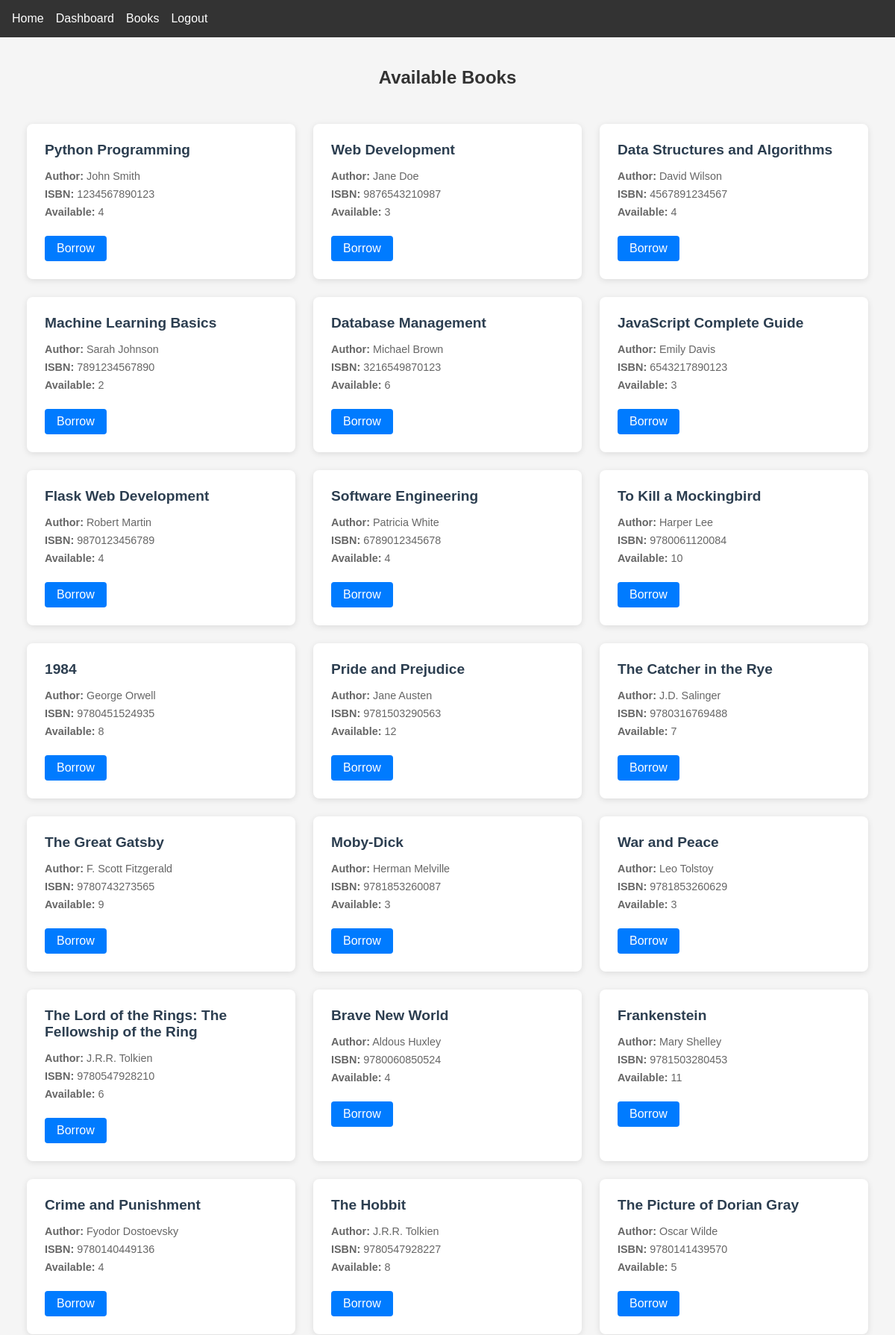
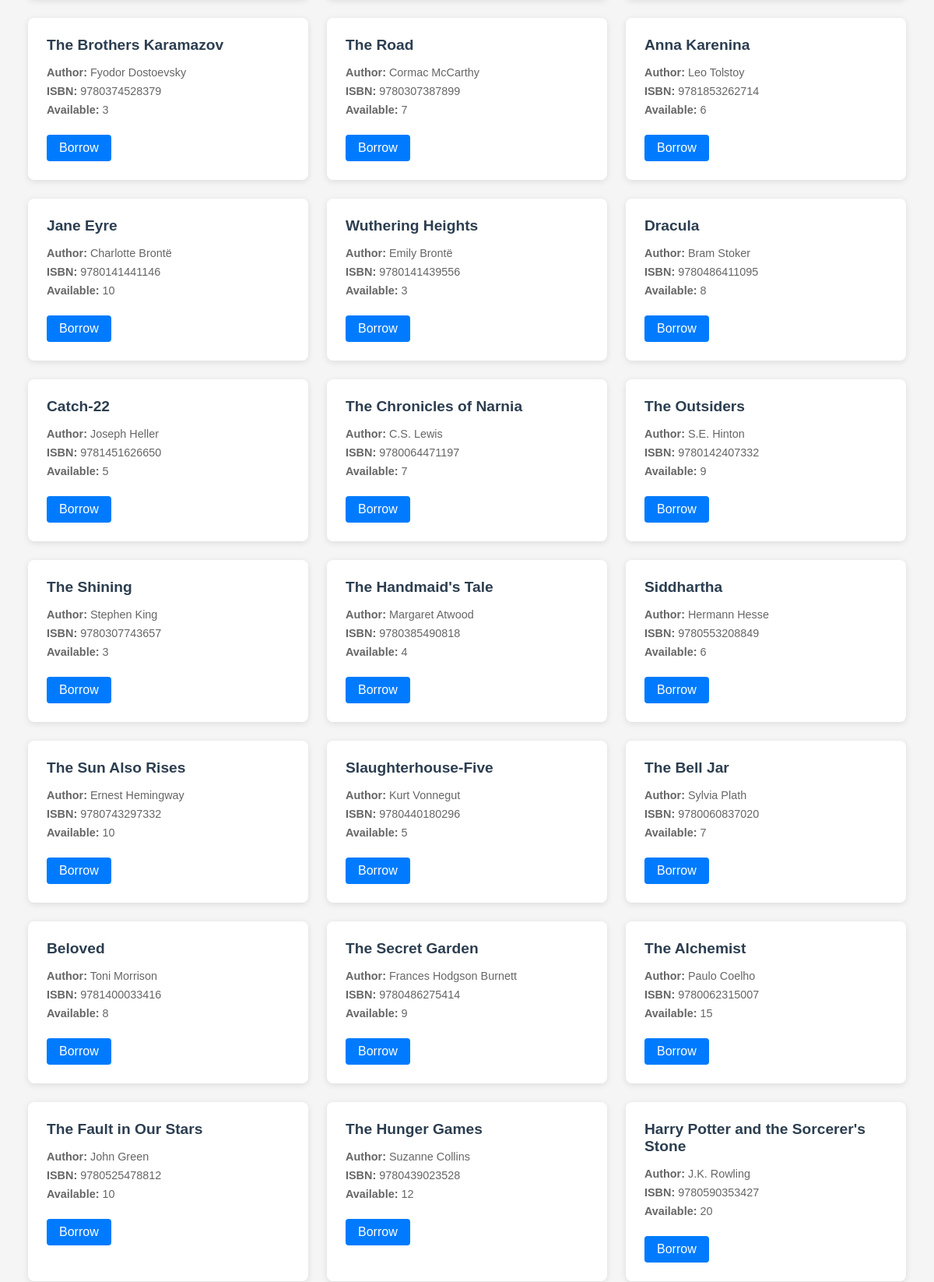
/books (signed in, upper part), run on the app's committed database (2 pictures, top to bottom).
### models.py (models this page shows)
class Book(db.Model):
    id = db.Column(db.Integer, primary_key=True)
    title = db.Column(db.String(200), nullable=False)
    author = db.Column(db.String(100), nullable=False)
    isbn = db.Column(db.String(13), unique=True, nullable=False)
    quantity = db.Column(db.Integer, default=1)
    borrows = db.relationship('Borrow', backref='book', lazy=True)

### app.py (the view)
@app.route('/books')
@login_required
def books():
    books = Book.query.all()
    return render_template('books.html', books=books)

### app.py (called while the page is built)
@login_manager.user_loader
def load_user(user_id):
    return User.query.get(int(user_id))

### templates/books.html
{% extends "base.html" %}
{% block content %}
<div class="books">
    <h2>Available Books</h2>
    <div class="books-grid">
        {% for book in books %}
        <div class="book-card">
            <h3>{{ book.title }}</h3>
            <p><strong>Author:</strong> {{ book.author }}</p>
            <p><strong>ISBN:</strong> {{ book.isbn }}</p>
            <p><strong>Available:</strong> {{ book.quantity }}</p>
            {% if book.quantity > 0 %}
            <a href="{{ url_for('borrow_book', book_id=book.id) }}" class="button">Borrow</a>
            {% else %}
            <button disabled>Not Available</button>
            {% endif %}
        </div>
        {% endfor %}
    </div>
</div>
{% endblock %}

### static/css/style.css (style rules this page uses)
body { font-family: Arial, sans-serif; margin: 0; padding: 0; background-color: #f5f5f5; }
.books-grid { display: grid; grid-template-columns: repeat(auto-fill, minmax(250px, 1fr)); gap: 1rem; padding: 1rem; }
.book-card { background-color: white; padding: 1rem; border-radius: 5px; box-shadow: 0 2px 5px rgba(0, 0, 0, 0.1); }
.button { display: inline-block; background-color: #007bff; color: white; text-decoration: none; padding: 0.5rem 1rem; border-radius: 3px; }
.books { padding: 20px; max-width: 1200px; margin: 0 auto; }
.books h2 { text-align: center; color: #333; margin-bottom: 2rem; }
.books-grid { display: grid; grid-template-columns: repeat(auto-fill, minmax(280px, 1fr)); gap: 1.5rem; padding: 1rem; }
.book-card { background-color: white; padding: 1.5rem; border-radius: 8px; box-shadow: 0 2px 8px rgba(0, 0, 0, 0.1); transition: transform 0.2s; }
.book-card h3 { color: #2c3e50; margin-top: 0; margin-bottom: 1rem; font-size: 1.2rem; }
.book-card p { color: #666; margin: 0.5rem 0; font-size: 0.9rem; }
.button { display: inline-block; background-color: #007bff; color: white; text-decoration: none; padding: 0.5rem 1rem; border-radius: 4px; margin-top: 1rem; transition: background-color 0.2s; }

### data on the page
Book: title "Python Programming", author "John Smith", isbn "1234567890123", quantity "4"
Book: title "Web Development", author "Jane Doe", isbn "9876543210987", quantity "3"
Book: title "Data Structures and Algorithms", author "David Wilson", isbn "4567891234567", quantity "4"
Book: title "Machine Learning Basics", author "Sarah Johnson", isbn "7891234567890", quantity "2"
Book: title "Database Management", author "Michael Brown", isbn "3216549870123", quantity "6"
Book: title "JavaScript Complete Guide", author "Emily Davis", isbn "6543217890123", quantity "3"
Book: title "Flask Web Development", author "Robert Martin", isbn "9870123456789", quantity "4"
Book: title "Software Engineering", author "Patricia White", isbn "6789012345678", quantity "4"
Book: title "To Kill a Mockingbird", author "Harper Lee", isbn "9780061120084", quantity "10"
Book: title "1984", author "George Orwell", isbn "9780451524935", quantity "8"
Book: title "Pride and Prejudice", author "Jane Austen", isbn "9781503290563", quantity "12"
Book: title "The Catcher in the Rye", author "J.D. Salinger", isbn "9780316769488", quantity "7"
Book: title "The Great Gatsby", author "F. Scott Fitzgerald", isbn "9780743273565", quantity "9"
Book: title "Moby-Dick", author "Herman Melville", isbn "9781853260087", quantity "3"
Book: title "War and Peace", author "Leo Tolstoy", isbn "9781853260629", quantity "3"
Book: title "The Lord of the Rings: The Fellowship of the Ring", author "J.R.R. Tolkien", isbn "9780547928210", quantity "6"
Book: title "Brave New World", author "Aldous Huxley", isbn "9780060850524", quantity "4"
Book: title "Frankenstein", author "Mary Shelley", isbn "9781503280453", quantity "11"
Book: title "Crime and Punishment", author "Fyodor Dostoevsky", isbn "9780140449136", quantity "4"
Book: title "The Hobbit", author "J.R.R. Tolkien", isbn "9780547928227", quantity "8"
Book: title "The Picture of Dorian Gray", author "Oscar Wilde", isbn "9780141439570", quantity "5"
Book: title "The Brothers Karamazov", author "Fyodor Dostoevsky", isbn "9780374528379", quantity "3"
Book: title "The Road", author "Cormac McCarthy", isbn "9780307387899", quantity "7"
Book: title "Anna Karenina", author "Leo Tolstoy", isbn "9781853262714", quantity "6"
Book: title "Jane Eyre", author "Charlotte Brontë", isbn "9780141441146", quantity "10"
Book: title "Wuthering Heights", author "Emily Brontë", isbn "9780141439556", quantity "3"
Book: title "Dracula", author "Bram Stoker", isbn "9780486411095", quantity "8"
Book: title "Catch-22", author "Joseph Heller", isbn "9781451626650", quantity "5"
Book: title "The Chronicles of Narnia", author "C.S. Lewis", isbn "9780064471197", quantity "7"
Book: title "The Outsiders", author "S.E. Hinton", isbn "9780142407332", quantity "9"
Book: title "The Shining", author "Stephen King", isbn "9780307743657", quantity "3"
Book: title "The Handmaid's Tale", author "Margaret Atwood", isbn "9780385490818", quantity "4"
Book: title "Siddhartha", author "Hermann Hesse", isbn "9780553208849", quantity "6"
Book: title "The Sun Also Rises", author "Ernest Hemingway", isbn "9780743297332", quantity "10"
Book: title "Slaughterhouse-Five", author "Kurt Vonnegut", isbn "9780440180296", quantity "5"
Book: title "The Bell Jar", author "Sylvia Plath", isbn "9780060837020", quantity "7"
Book: title "Beloved", author "Toni Morrison", isbn "9781400033416", quantity "8"
Book: title "The Secret Garden", author "Frances Hodgson Burnett", isbn "9780486275414", quantity "9"
Book: title "The Alchemist", author "Paulo Coelho", isbn "9780062315007", quantity "15"
Book: title "The Fault in Our Stars", author "John Green", isbn "9780525478812", quantity "10"
Book: title "The Hunger Games", author "Suzanne Collins", isbn "9780439023528", quantity "12"
Book: title "Harry Potter and the Sorcerer's Stone", author "J.K. Rowling", isbn "9780590353427", quantity "20"
